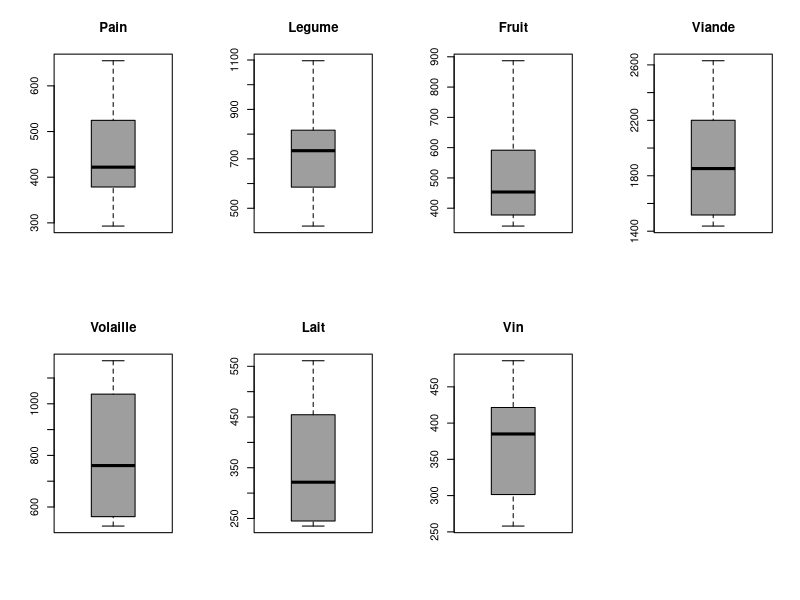
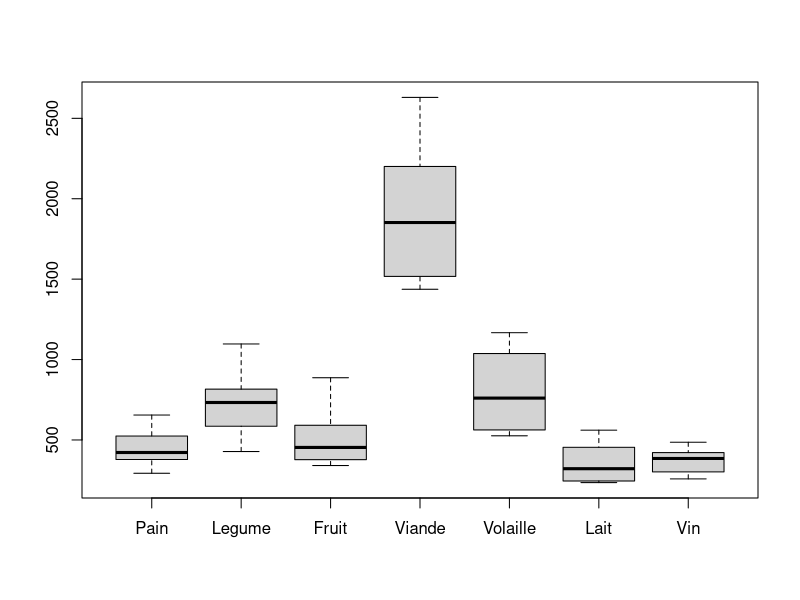
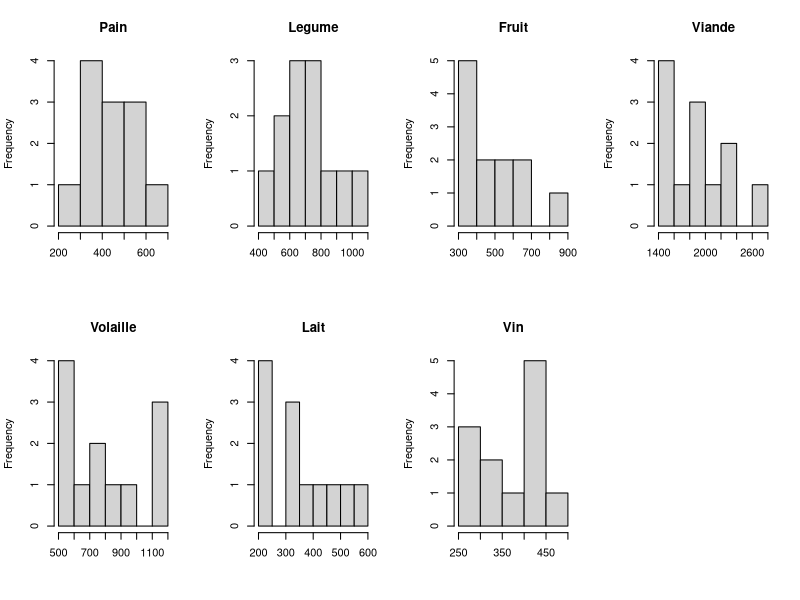
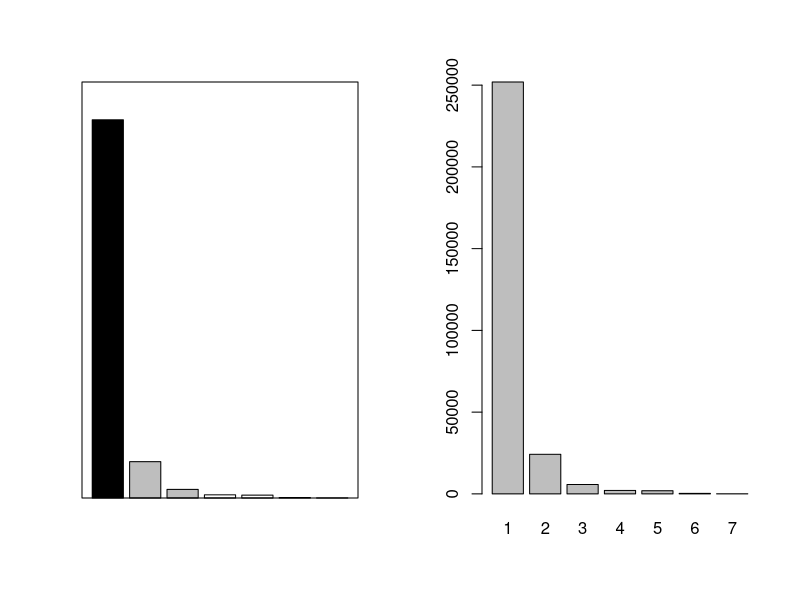
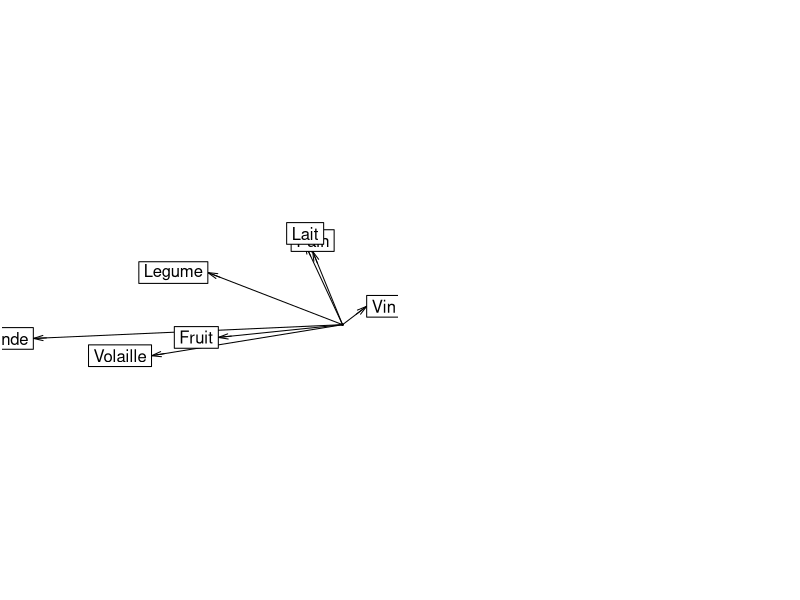
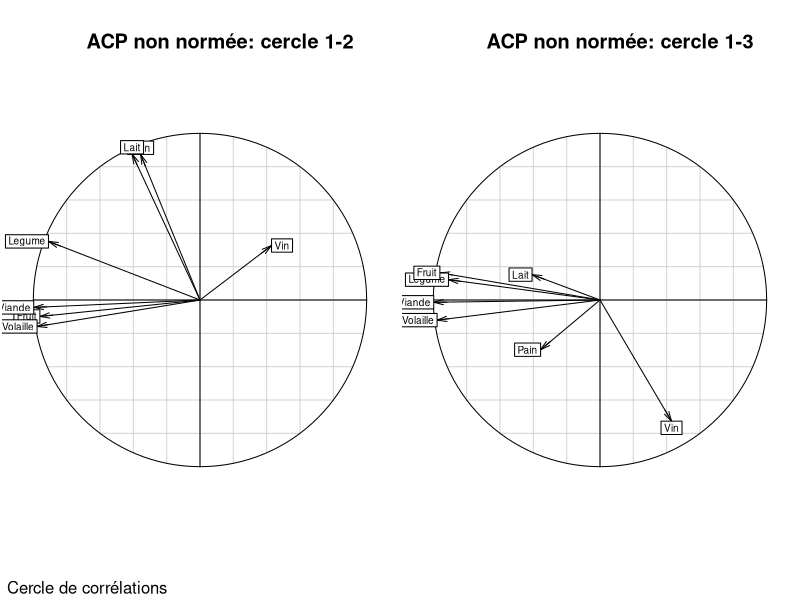
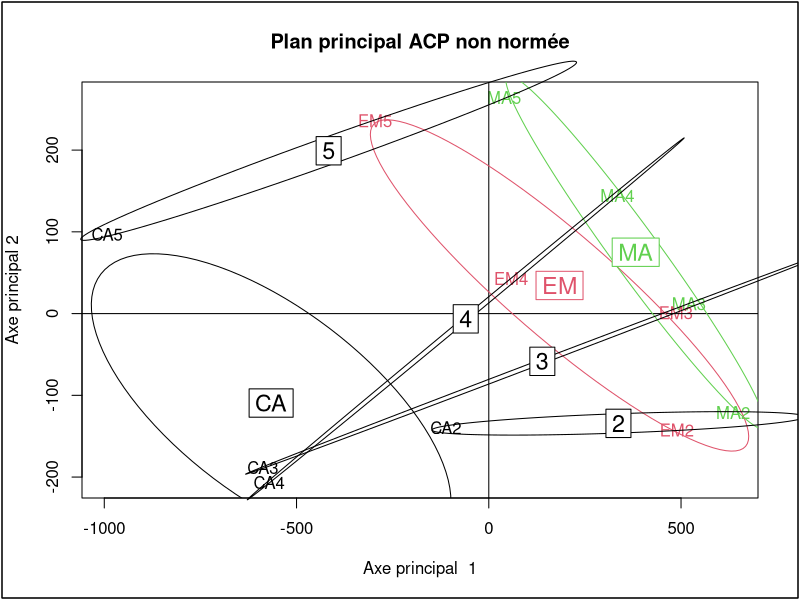
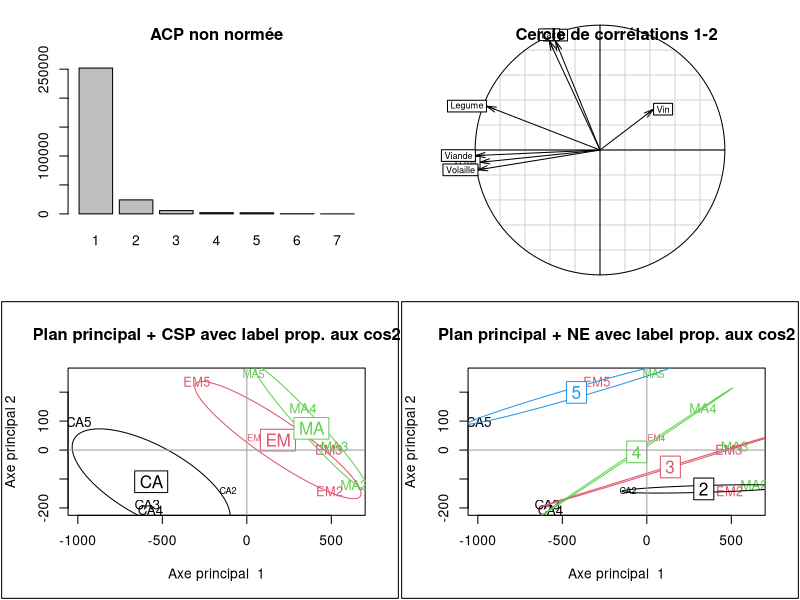

These figures' R source, in order: (Note: this script raises an error after producing the figures.)
## TPs R M1 MIAGE - Didier Chauveau
#############################################
## TP F3 - Analyse en Composantes Principales
#############################################
## ACP donnees Menages

# (1) DONNEES
setwd("C:/Users/Nicolas/OneDrive/Documents/Cours/S7/Data/tp3")
men <- read.table("stats.txt", header=TRUE, row.names = 1)

head(men)

# separation des labels en CSP et nbEnfants (NE) 
CSP <- factor(substr(row.names(men), start = 1, stop = 2))
## creation facteur NE
NE <- factor(substr(row.names(men), start = 3, stop = 3))

table(CSP)
table(NE)
table(CSP, NE) # 1 de chaque, plan d'experience...

men2 <- data.frame(CSP, NE, men)
head(men2) # ok, then save
save(men2, file = "Menages.Rdata")



###########################
# (2) ETUDE   PRELIMINAIRE
# toujours commencer par
summary(men2) # vérifier classes, min , max, NA's...

# cf TP F2 
par(mfrow=c(2,4))  
for (j in 3:9) {boxplot(men2[,j], col=8, xlab="", main=colnames(men2)[j])
}

x11()
# mieux ici car même unité = comparable
par(mfrow = c(1,1))
boxplot(men2[, -(1:2)])


par(mfrow=c(2,4))  
for (j in 3:9) {
  hist(men2[,j], xlab="",
       main=colnames(men2)[j])
}
## => INTERPRETER (mais ici n petit)





## (3) pour l'ACP: Choix de la métrique?
print(apply(men2[, 3:9], 2, var), 3)
print(apply(men2[, 3:9], 2, sd), 3)
# ici tout en Franc, et écart ~ 5x, on peut essayer les 2 métriques 

sdmen <- apply(men2[, 3:9], 2, sd)
max(sdmen)/min(sdmen)


print( cor(men2[, 3:9]), 3)
# cor maximale (Viande, Volaille) = +98%
## => INTERPRETER



###########################
## (4) ACP avec package ade4
library(ade4)
?dudi.pca # check Value = object returned
# scale = TRUE : ACP normée (default)
# scale = FALSE: ACP non normée = distance Euclidienne usuelle
acp <- dudi.pca(men2[,3:9], scale=FALSE, scannf=F, nf=3) # ACP non normée

# On commence par l'ACP avec la distance usuelle : on garde l'unité (Franc)

class(acp)
names(acp)
head(acp$li) # Principal Components's, 3 premiers axes
acp$eig

## (5)
?inertia.dudi
Imen <- inertia.dudi(acp, col.inertia=F, row.inertia=T)
names(Imen)
Imen$tot.inertia # val propres et % inertie cumulés (ratio)
# => cf Cours, sorties standard d'une ACP

# NB: version < 1.7-16 de ade4 l'inertie s'obtient par $TOT


par(mfrow=c(1,2)) 
# eigen bargraph Eboulis des valeurs propres
scatterutil.eigen(acp$eig,nf=3,box=T,sub="")
# ou direct
barplot(acp$eig, names.arg = 1:7) # p =  7 ici

## => INTERPRETER




### (6) CERCLES DE CORRELATIONS
?s.corcircle # see example code
s.corcircle(acp$co) # ATTENTION: faux dans le cas ACP NON NORME
# dans le cas ACP non normee, $co = covariances

## (6) donc calcul des correlations anciens (X), nouveaux (Psi):
?cor
cc <- cor(men2[,3:9], acp$li)
cc

par(mfrow=c(1,2)) # avoir les 2 premiers  cercle sur le même plot
## Cercle principal (adapter clabel taille des noms de var)
s.corcircle(cc, clabel=0.6, sub="Cercle de corrélations") 
title("ACP non normée: cercle 1-2")
# next... si besoin
s.corcircle(cc, yax = 3, clabel=0.6) 
title("ACP non normée: cercle 1-3")
## => INTERPRETER



### (7) PLANS FACTORIELS INDIVIDUS
# plan principal avec CSP en facteur supplémentaire
#    labels individus colorés par CSP
#    coloration par CSP
#    barycentres/classes avec s.class
# cf TP2  
# la fonction s.class ne donne pas les labels individus
par(mfrow=c(1,1))
plot(acp$li$Axis1, acp$li$Axis2, type="n",
     xlab = "Axe principal  1", ylab = "Axe principal 2")
text(acp$li$Axis1, acp$li$Axis2, row.names(men2), 
     col = as.numeric(CSP))
abline(h=0); abline(v=0) # barycentre du nuage
## barycentres/calsses avec s.class
colCSP <- seq(1,length(levels(CSP)))
s.class(acp$li,fac=CSP, cstar=0,cpoint=0,clabel=1.4,
        col=colCSP, axesell=FALSE, add.plot=TRUE)
title("Plan principal ACP non normée")

## => INTERPRETER


## analyse par NE - ajout sur le même plot des barycentres/NE
s.class(acp$li,fac=NE, cstar=0,cpoint=0,clabel=1.4,
        col=c(1,1,1,1), axesell=FALSE, add.plot=TRUE)

## => INTERPRETER


###########################
## (8) Usage des cos^2 et représentation

## Cos^2 ET CUMULES
Imen$row.cum # cos2 cumulés (%)
# dans le Plan Principal: colonne Axis1:2
cos2 <- Imen$row.cum[,2] # cos2 cumulés plan princ. en % (ade4 last versions)
cos2lab <- 1.*cos2/100 # label sizes, tune here!

### PLOTS ###
par(mfrow=c(2,2)) # avoir les 4 plots utiles sur le même grahique
barplot(acp$eig, names.arg = 1:7) # p =  7 ici
title("ACP non normée")
s.corcircle(cc, clabel=0.8) 
title("Cercle de corrélations 1-2")
plot(acp$li$Axis1, acp$li$Axis2, type="n",
     xlab = "Axe principal  1", ylab = "Axe principal 2")
text(acp$li$Axis1, acp$li$Axis2, cex=cos2lab,
     labels=row.names(men2), col=as.numeric(CSP))
s.class(acp$li, CSP, cstar=0, cpoint=0, clabel=1.5,
        col=colCSP, axesell=F, add.plot=T)
abline(h=0, col=8); abline(v=0, col=8)
title("Plan principal + CSP avec label prop. aux cos2")

plot(acp$li$Axis1, acp$li$Axis2, type="n",
     xlab = "Axe principal  1", ylab = "Axe principal 2")
text(acp$li$Axis1, acp$li$Axis2, cex=cos2lab,
     labels=row.names(men2), col=as.numeric(CSP))
colNE <- seq(1,length(levels(NE)))
s.class(acp$li, NE, cstar=0, cpoint=0, clabel=1.5,
        col=colNE, axesell=F, add.plot=T)
abline(h=0, col=8); abline(v=0, col=8)
title("Plan principal + NE avec label prop. aux cos2")

## => INTERPRETER


### (9) Affichage des individus les moins bien représentés
o <- order(cos2)
mencos2 <- data.frame(CSP, NE, cos2)
row.names(mencos2) <- row.names(men2)
mencos2[o,] [1:5,] # les 5 individus moins bien représentés









##################### 
#### Essai ACP Normée : scale=TRUE
acp <- dudi.pca(men2[,3:9], scale=TRUE, scannf=F, nf=3) # ACP normée

Imen <- inertia.dudi(acp, col.inertia=F, row.inertia=TRUE)
round(Imen$tot.inertia,2)  # val propres et % inertie cumulés (ratio)

par(mfrow=c(2,2)) # 4 graphiques sur le même plot
# eigen bargraph Eboulis des valeurs propres
scatterutil.eigen(acp$eig,nf=3,box=T,sub="ACP Normée")

## (6) calcul des correlations anciens (X), nouveaux (Psi):
s.corcircle(acp$co) #
title("ACP normée")
# plan principal avec CSP en facteur supplémentaire
plot(acp$li$Axis1, acp$li$Axis2, type="n",
     xlab = "Axe principal  1", ylab = "Axe principal 2")
text(acp$li$Axis1, acp$li$Axis2, row.names(men2), 
     col = as.numeric(CSP))
abline(h=0); abline(v=0)
## barycentres/classes avec s.class
colCSP <- seq(1,length(levels(CSP)))
s.class(acp$li,fac=CSP, cstar=0,cpoint=0,clabel=1.4,
        col=colCSP, axesell=FALSE, add.plot=TRUE)

## analyse par NE - ajout sur le même plot des barycentres/NE
colNE <- seq(1,length(levels(NE)))
# s.class(acpmen$li, nE,cstar=0,cpoint=1,clabel=0.8,col=colnE,axesell=FALSE)
# barycentres NE superposés sur le plan principal (add.plot=T)
s.class(acp$li, fac=NE, cstar=0, cpoint=0,clabel=1.7,
        cellipse=0, col=colNE, axesell=FALSE, add.plot=TRUE)

## => INTERPRETER ET VOIR LA DIFFERENCE AVEC ACP NON NORMEE ICI

#### END ####


## EX 2

## 1

setwd("C:/Users/Nicolas/OneDrive/Documents/Cours/S7/Data/tp3")
jussac <- read.table("jussac.txt", header=TRUE, row.names = 1)

head(jussac)

# Il faut la normée car les variables n'ont pas les même mesures et unités
# Avec une ACP normée on a moins d'inertie car on réduit les axes


# 2 : Il  un type J qui n'est dans aucun autre individus

jussac <- jussac[, -1]
as.factor(jussac[,7])

actifs <- jussac[jussac$Type != "J"]
indsuc <- jussac[jussac$Type == "J"]
